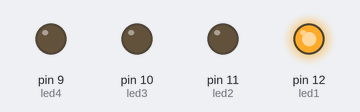
The sketch below on a simulated Arduino Uno, built with avr-gcc and run on an emulated ATmega328P. Parts: output pins drawn as LEDs (lit = HIGH).

Above: at 0.2 s.
At 1.2 s:
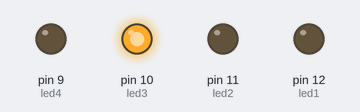
At 2.7 s:
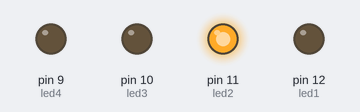
At 3.7 s:
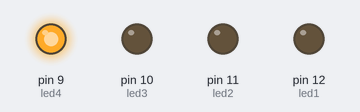
Timing chart, 0 to 4.6 s (numbered marks = the images above):
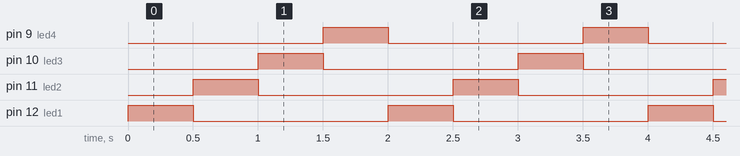

Measured:
- by itself, pin 9 (led4), pin 10 (led3), pin 11 (led2), pin 12 (led1): alternates HIGH for 0.50 s and LOW for 1.5 s
- by itself, everything shown: repeats every 2.0 s, in 4 steps

The sketch:

4_leduri.ino
```cpp
int led1=12,led2=11,led3=10,led4=9;
void setup() {
   pinMode(led1,OUTPUT);
   pinMode(led2,OUTPUT);
   pinMode(led3,OUTPUT);
   pinMode(led4,OUTPUT);
}

void loop() {
  digitalWrite(led1,HIGH);
  digitalWrite(led4,LOW);
  delay(500);
  digitalWrite(led2,HIGH);
  digitalWrite(led1,LOW);
  delay(500);
  digitalWrite(led3,HIGH);
  digitalWrite(led2,LOW);
  delay(500);
  digitalWrite(led4,HIGH);
  digitalWrite(led3,LOW);
  delay(500);
}
```
